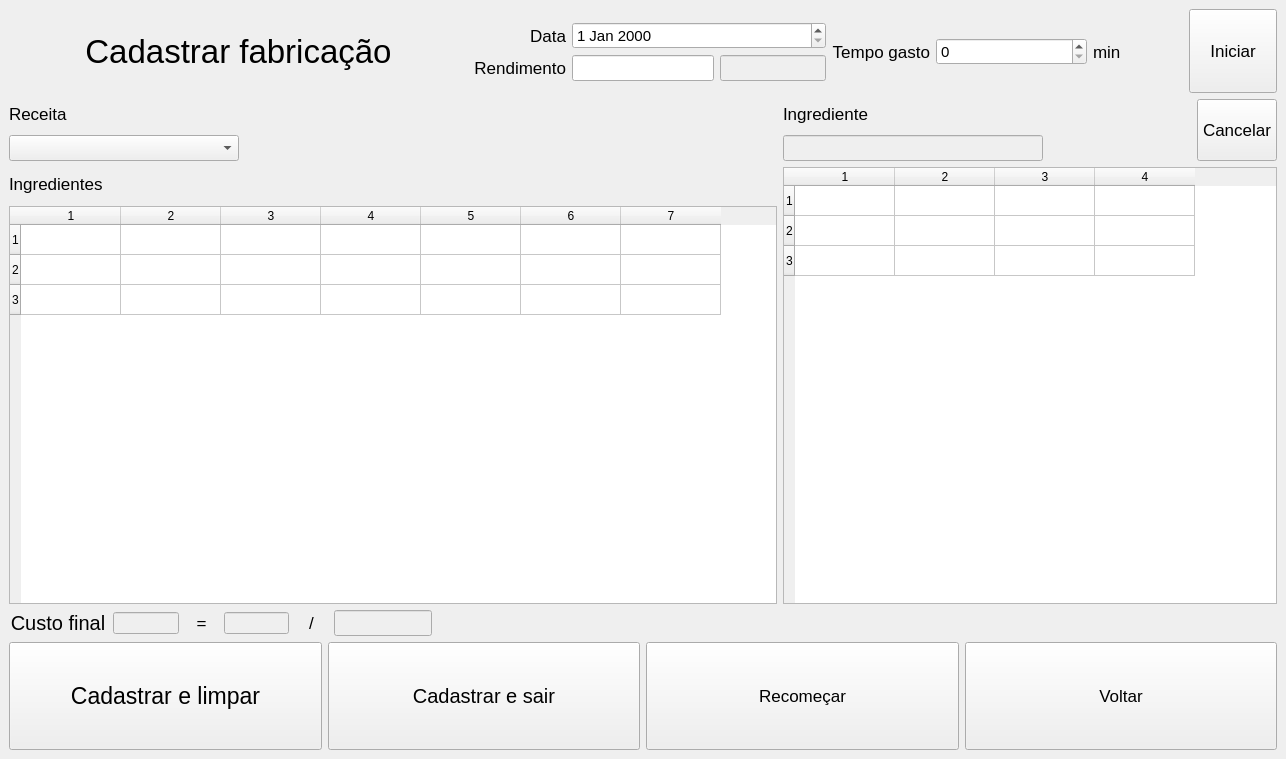
<?xml version="1.0" encoding="UTF-8"?>
<ui version="4.0">
 <class>MainWindow</class>
 <widget class="QMainWindow" name="MainWindow">
  <property name="geometry">
   <rect>
    <x>0</x>
    <y>0</y>
    <width>1286</width>
    <height>759</height>
   </rect>
  </property>
  <property name="windowTitle">
   <string>MainWindow</string>
  </property>
  <widget class="QWidget" name="centralwidget">
   <layout class="QVBoxLayout" name="verticalLayout_5" stretch="3,18,5">
    <item>
     <layout class="QHBoxLayout" name="horizontalLayout_7" stretch="4,7">
      <item>
       <widget class="QLabel" name="lbl_titulo">
        <property name="font">
         <font>
          <pointsize>25</pointsize>
         </font>
        </property>
        <property name="text">
         <string>Cadastrar fabricação</string>
        </property>
        <property name="alignment">
         <set>Qt::AlignCenter</set>
        </property>
       </widget>
      </item>
      <item>
       <layout class="QHBoxLayout" name="horizontalLayout_6" stretch="4,4,1">
        <item>
         <layout class="QFormLayout" name="formLayout">
          <property name="labelAlignment">
           <set>Qt::AlignRight|Qt::AlignTrailing|Qt::AlignVCenter</set>
          </property>
          <property name="formAlignment">
           <set>Qt::AlignLeading|Qt::AlignLeft|Qt::AlignVCenter</set>
          </property>
          <item row="0" column="0">
           <widget class="QLabel" name="lbl_data">
            <property name="font">
             <font>
              <pointsize>13</pointsize>
             </font>
            </property>
            <property name="text">
             <string>Data</string>
            </property>
            <property name="alignment">
             <set>Qt::AlignRight|Qt::AlignTrailing|Qt::AlignVCenter</set>
            </property>
           </widget>
          </item>
          <item row="0" column="1">
           <widget class="QDateEdit" name="date_data">
            <property name="font">
             <font>
              <pointsize>11</pointsize>
             </font>
            </property>
           </widget>
          </item>
          <item row="1" column="0">
           <widget class="QLabel" name="lbl_rendimento">
            <property name="font">
             <font>
              <pointsize>13</pointsize>
             </font>
            </property>
            <property name="text">
             <string>Rendimento</string>
            </property>
            <property name="alignment">
             <set>Qt::AlignRight|Qt::AlignTrailing|Qt::AlignVCenter</set>
            </property>
           </widget>
          </item>
          <item row="1" column="1">
           <layout class="QHBoxLayout" name="horizontalLayout_5" stretch="4,3">
            <item>
             <widget class="QLineEdit" name="txt_rendimento">
              <property name="font">
               <font>
                <pointsize>11</pointsize>
               </font>
              </property>
             </widget>
            </item>
            <item>
             <widget class="QLineEdit" name="txt_unidade_rendimento">
              <property name="enabled">
               <bool>false</bool>
              </property>
              <property name="font">
               <font>
                <pointsize>11</pointsize>
               </font>
              </property>
             </widget>
            </item>
           </layout>
          </item>
         </layout>
        </item>
        <item>
         <layout class="QFormLayout" name="formLayout_2">
          <property name="labelAlignment">
           <set>Qt::AlignRight|Qt::AlignTrailing|Qt::AlignVCenter</set>
          </property>
          <property name="formAlignment">
           <set>Qt::AlignLeading|Qt::AlignLeft|Qt::AlignVCenter</set>
          </property>
          <item row="0" column="0">
           <widget class="QLabel" name="lbl_tempo">
            <property name="font">
             <font>
              <pointsize>13</pointsize>
             </font>
            </property>
            <property name="text">
             <string>Tempo gasto</string>
            </property>
            <property name="alignment">
             <set>Qt::AlignRight|Qt::AlignTrailing|Qt::AlignVCenter</set>
            </property>
           </widget>
          </item>
          <item row="0" column="1">
           <layout class="QHBoxLayout" name="horizontalLayout_4" stretch="5,3">
            <item>
             <widget class="QSpinBox" name="spin_tempo">
              <property name="font">
               <font>
                <pointsize>11</pointsize>
               </font>
              </property>
             </widget>
            </item>
            <item>
             <widget class="QLabel" name="lbl_minutos">
              <property name="font">
               <font>
                <pointsize>13</pointsize>
               </font>
              </property>
              <property name="text">
               <string>min</string>
              </property>
             </widget>
            </item>
           </layout>
          </item>
         </layout>
        </item>
        <item>
         <widget class="QPushButton" name="btn_iniciar">
          <property name="sizePolicy">
           <sizepolicy hsizetype="Minimum" vsizetype="Minimum">
            <horstretch>0</horstretch>
            <verstretch>0</verstretch>
           </sizepolicy>
          </property>
          <property name="font">
           <font>
            <pointsize>13</pointsize>
           </font>
          </property>
          <property name="text">
           <string>Iniciar</string>
          </property>
         </widget>
        </item>
       </layout>
      </item>
     </layout>
    </item>
    <item>
     <layout class="QHBoxLayout" name="horizontalLayout_12" stretch="14,9">
      <item>
       <layout class="QVBoxLayout" name="verticalLayout_3" stretch="1,7">
        <item>
         <layout class="QHBoxLayout" name="horizontalLayout_9" stretch="3,7">
          <item>
           <layout class="QVBoxLayout" name="verticalLayout" stretch="1,1">
            <item>
             <widget class="QLabel" name="lbl_receita">
              <property name="font">
               <font>
                <pointsize>13</pointsize>
               </font>
              </property>
              <property name="text">
               <string>Receita</string>
              </property>
             </widget>
            </item>
            <item>
             <widget class="QComboBox" name="combo_receita">
              <property name="font">
               <font>
                <pointsize>11</pointsize>
               </font>
              </property>
             </widget>
            </item>
           </layout>
          </item>
          <item>
           <spacer name="horizontalSpacer_2">
            <property name="orientation">
             <enum>Qt::Horizontal</enum>
            </property>
            <property name="sizeHint" stdset="0">
             <size>
              <width>40</width>
              <height>20</height>
             </size>
            </property>
           </spacer>
          </item>
         </layout>
        </item>
        <item>
         <layout class="QVBoxLayout" name="verticalLayout_2" stretch="1,12">
          <item>
           <widget class="QLabel" name="lbl_ingredientes">
            <property name="font">
             <font>
              <pointsize>13</pointsize>
             </font>
            </property>
            <property name="text">
             <string>Ingredientes</string>
            </property>
           </widget>
          </item>
          <item>
           <widget class="QTableWidget" name="tb_ingredientes">
            <property name="rowCount">
             <number>3</number>
            </property>
            <property name="columnCount">
             <number>7</number>
            </property>
            <row/>
            <row/>
            <row/>
            <column/>
            <column/>
            <column/>
            <column/>
            <column/>
            <column/>
            <column/>
           </widget>
          </item>
         </layout>
        </item>
       </layout>
      </item>
      <item>
       <layout class="QVBoxLayout" name="verticalLayout_6" stretch="1,7">
        <item>
         <layout class="QHBoxLayout" name="horizontalLayout_3" stretch="7,4,2">
          <item>
           <layout class="QVBoxLayout" name="verticalLayout_4" stretch="1,1">
            <item>
             <widget class="QLabel" name="lbl_ingrediente">
              <property name="font">
               <font>
                <pointsize>13</pointsize>
               </font>
              </property>
              <property name="text">
               <string>Ingrediente</string>
              </property>
             </widget>
            </item>
            <item>
             <widget class="QLineEdit" name="txt_ingrediente">
              <property name="enabled">
               <bool>false</bool>
              </property>
              <property name="font">
               <font>
                <pointsize>11</pointsize>
               </font>
              </property>
             </widget>
            </item>
           </layout>
          </item>
          <item>
           <spacer name="horizontalSpacer_3">
            <property name="orientation">
             <enum>Qt::Horizontal</enum>
            </property>
            <property name="sizeHint" stdset="0">
             <size>
              <width>40</width>
              <height>20</height>
             </size>
            </property>
           </spacer>
          </item>
          <item>
           <widget class="QPushButton" name="btn_cancelar">
            <property name="sizePolicy">
             <sizepolicy hsizetype="Minimum" vsizetype="Minimum">
              <horstretch>0</horstretch>
              <verstretch>0</verstretch>
             </sizepolicy>
            </property>
            <property name="font">
             <font>
              <pointsize>13</pointsize>
             </font>
            </property>
            <property name="text">
             <string>Cancelar</string>
            </property>
           </widget>
          </item>
         </layout>
        </item>
        <item>
         <widget class="QTableWidget" name="tb_custos">
          <property name="rowCount">
           <number>3</number>
          </property>
          <property name="columnCount">
           <number>4</number>
          </property>
          <row/>
          <row/>
          <row/>
          <column/>
          <column/>
          <column/>
          <column/>
         </widget>
        </item>
       </layout>
      </item>
     </layout>
    </item>
    <item>
     <layout class="QVBoxLayout" name="verticalLayout_7" stretch="6,8">
      <item>
       <layout class="QHBoxLayout" name="horizontalLayout_11" stretch="4,8">
        <item>
         <layout class="QHBoxLayout" name="horizontalLayout_2" stretch="3,2,1,2,1,3">
          <item>
           <widget class="QLabel" name="lbl_custo_final">
            <property name="font">
             <font>
              <pointsize>15</pointsize>
             </font>
            </property>
            <property name="text">
             <string>Custo final</string>
            </property>
            <property name="alignment">
             <set>Qt::AlignCenter</set>
            </property>
           </widget>
          </item>
          <item>
           <widget class="QLineEdit" name="txt_custo_final">
            <property name="enabled">
             <bool>false</bool>
            </property>
           </widget>
          </item>
          <item>
           <widget class="QLabel" name="lbl_igual">
            <property name="font">
             <font>
              <pointsize>13</pointsize>
             </font>
            </property>
            <property name="text">
             <string>=</string>
            </property>
            <property name="alignment">
             <set>Qt::AlignCenter</set>
            </property>
           </widget>
          </item>
          <item>
           <widget class="QLineEdit" name="txt_custo_por_unidade">
            <property name="enabled">
             <bool>false</bool>
            </property>
           </widget>
          </item>
          <item>
           <widget class="QLabel" name="lbl_barra">
            <property name="font">
             <font>
              <pointsize>13</pointsize>
             </font>
            </property>
            <property name="text">
             <string>/</string>
            </property>
            <property name="alignment">
             <set>Qt::AlignCenter</set>
            </property>
           </widget>
          </item>
          <item>
           <widget class="QLineEdit" name="txt_unidade_custo">
            <property name="enabled">
             <bool>false</bool>
            </property>
            <property name="font">
             <font>
              <pointsize>11</pointsize>
             </font>
            </property>
           </widget>
          </item>
         </layout>
        </item>
        <item>
         <spacer name="horizontalSpacer">
          <property name="orientation">
           <enum>Qt::Horizontal</enum>
          </property>
          <property name="sizeHint" stdset="0">
           <size>
            <width>40</width>
            <height>20</height>
           </size>
          </property>
         </spacer>
        </item>
       </layout>
      </item>
      <item>
       <layout class="QHBoxLayout" name="horizontalLayout">
        <item>
         <widget class="QPushButton" name="btn_cad_limpar">
          <property name="sizePolicy">
           <sizepolicy hsizetype="Minimum" vsizetype="Minimum">
            <horstretch>0</horstretch>
            <verstretch>0</verstretch>
           </sizepolicy>
          </property>
          <property name="font">
           <font>
            <pointsize>17</pointsize>
           </font>
          </property>
          <property name="text">
           <string>Cadastrar e limpar</string>
          </property>
         </widget>
        </item>
        <item>
         <widget class="QPushButton" name="btn_cad_sair">
          <property name="sizePolicy">
           <sizepolicy hsizetype="Minimum" vsizetype="Minimum">
            <horstretch>0</horstretch>
            <verstretch>0</verstretch>
           </sizepolicy>
          </property>
          <property name="font">
           <font>
            <pointsize>15</pointsize>
           </font>
          </property>
          <property name="text">
           <string>Cadastrar e sair</string>
          </property>
         </widget>
        </item>
        <item>
         <widget class="QPushButton" name="btn_recomecar">
          <property name="sizePolicy">
           <sizepolicy hsizetype="Minimum" vsizetype="Minimum">
            <horstretch>0</horstretch>
            <verstretch>0</verstretch>
           </sizepolicy>
          </property>
          <property name="font">
           <font>
            <pointsize>13</pointsize>
           </font>
          </property>
          <property name="text">
           <string>Recomeçar</string>
          </property>
         </widget>
        </item>
        <item>
         <widget class="QPushButton" name="btn_voltar">
          <property name="sizePolicy">
           <sizepolicy hsizetype="Minimum" vsizetype="Minimum">
            <horstretch>0</horstretch>
            <verstretch>0</verstretch>
           </sizepolicy>
          </property>
          <property name="font">
           <font>
            <pointsize>13</pointsize>
           </font>
          </property>
          <property name="text">
           <string>Voltar</string>
          </property>
         </widget>
        </item>
       </layout>
      </item>
     </layout>
    </item>
   </layout>
  </widget>
 </widget>
 <tabstops>
  <tabstop>date_data</tabstop>
  <tabstop>txt_rendimento</tabstop>
  <tabstop>txt_unidade_rendimento</tabstop>
  <tabstop>spin_tempo</tabstop>
  <tabstop>btn_iniciar</tabstop>
  <tabstop>combo_receita</tabstop>
  <tabstop>tb_ingredientes</tabstop>
  <tabstop>txt_ingrediente</tabstop>
  <tabstop>btn_cancelar</tabstop>
  <tabstop>tb_custos</tabstop>
  <tabstop>txt_custo_final</tabstop>
  <tabstop>txt_custo_por_unidade</tabstop>
  <tabstop>txt_unidade_custo</tabstop>
  <tabstop>btn_cad_limpar</tabstop>
  <tabstop>btn_cad_sair</tabstop>
  <tabstop>btn_recomecar</tabstop>
  <tabstop>btn_voltar</tabstop>
 </tabstops>
 <resources/>
 <connections/>
</ui>
